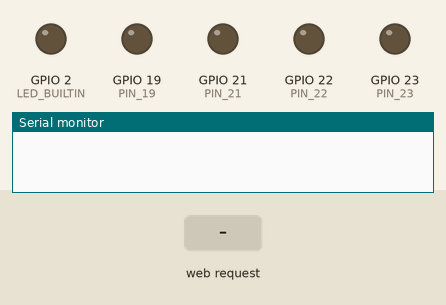
Simulated run of this program. Board: ESP32. Shown: output pins drawn as LEDs (lit = HIGH), the last lines printed to the serial monitor. Dashed ring = blinking. Inputs (shaded band) come from the test bench. Storage starts empty.

Above: at 1.2 s.
1.3 s: HTTP request GET /flash received
At 1.55 s:
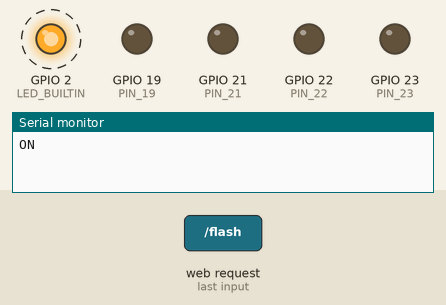
4.3 s: HTTP request GET /toggle21 received
At 4.7 s:
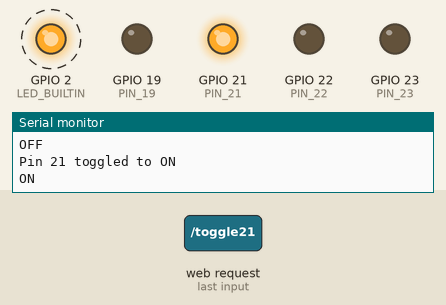
7.3 s: HTTP request GET /toggle22 received
At 7.7 s:
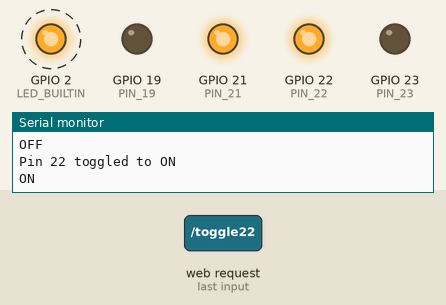
10.3 s: HTTP request GET /toggle21?value=1&state=1 received
At 10.7 s:
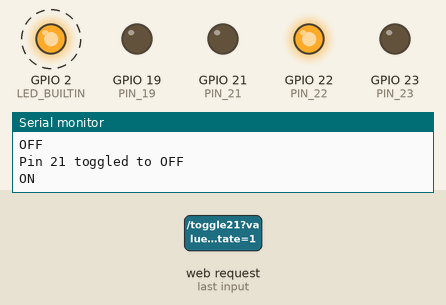
13.3 s: HTTP request GET /toggle19 received
At 13.7 s:
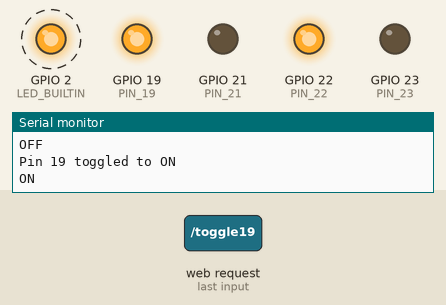
16.3 s: HTTP request GET /toggle23 received
At 16.7 s:
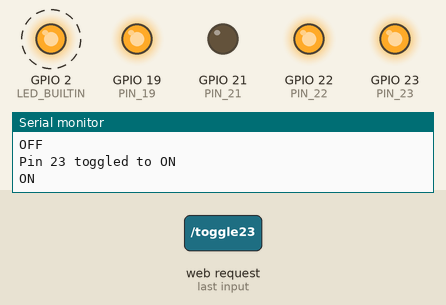
Timing chart, 0 to 20.3 s (numbered marks = the images above; inputs shaded):
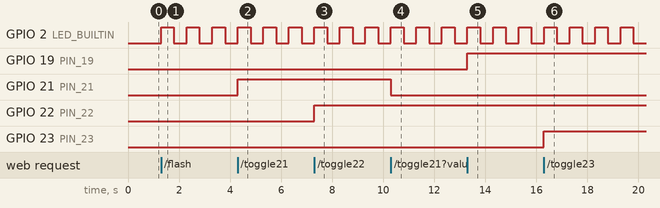

Measured:
- after the input at 1.3 s, GPIO 2 (LED_BUILTIN): alternates HIGH for 0.50 s and LOW for 0.50 s, starting at once
- after the input at 4.3 s, GPIO 21 (PIN_21): LOW → HIGH at once
- after the input at 7.3 s, GPIO 22 (PIN_22): LOW → HIGH at once
- after the input at 10.3 s, GPIO 21 (PIN_21): HIGH → LOW at once
- after the input at 13.3 s, GPIO 19 (PIN_19): LOW → HIGH at once
- after the input at 16.3 s, GPIO 23 (PIN_23): LOW → HIGH at once

The program:

main.cpp
```cpp
#include <WiFi.h>
#include <WebServer.h>
#include <SPIFFS.h>


#define PIN_21 21
#define PIN_22 22
#define PIN_19 19
#define PIN_23 23

bool pin21State = false;
bool pin22State = false;
bool pin19State = false;
bool pin23State = false;

const char *ssid = "ESP32-LED";
const char *password = "12345678";

WebServer server(80);
bool ledState = false;
bool flashing = false;
unsigned long flashDelay = 500;
unsigned long lastFlash = 0;

void handleRoot()
{
  server.send(200, "text/html", "<html><head><meta http-equiv='refresh' content='0; url=/web/index.html'></head></html>");
}

void handleToggle()
{
  flashing = false;
  ledState = !ledState;
  digitalWrite(LED_BUILTIN, ledState);
  Serial.println(ledState ? "ON" : "OFF");
  server.send(200, "application/json", String("{\"led\":") + (ledState ? "true" : "false") + "}");
}

void handleTogglePin21()
{
  pin21State = !pin21State;
  digitalWrite(PIN_21, pin21State);
  Serial.printf("Pin 21 toggled to %s\n", pin21State ? "ON" : "OFF");
  server.send(200, "application/json", String("{\"state\":") + (pin21State ? "true" : "false") + "}");
}

void handleTogglePin22()
{
  pin22State = !pin22State;
  digitalWrite(PIN_22, pin22State);
  Serial.printf("Pin 22 toggled to %s\n", pin22State ? "ON" : "OFF");
  server.send(200, "application/json", String("{\"state\":") + (pin22State ? "true" : "false") + "}");
}

void handleTogglePin19()
{
  pin19State = !pin19State;
  digitalWrite(PIN_19, pin19State);
  Serial.printf("Pin 19 toggled to %s\n", pin19State ? "ON" : "OFF");
  server.send(200, "application/json", String("{\"state\":") + (pin19State ? "true" : "false") + "}");
}

void handleTogglePin23()
{
  pin23State = !pin23State;
  digitalWrite(PIN_23, pin23State);
  Serial.printf("Pin 23 toggled to %s\n", pin23State ? "ON" : "OFF");
  server.send(200, "application/json", String("{\"state\":") + (pin23State ? "true" : "false") + "}");
}

void handleFlash()
{
  flashing = true;
  if (server.hasArg("value"))
  {
    flashDelay = server.arg("value").toInt();
    if (flashDelay < 100)
      flashDelay = 100;
  }
  server.send(200, "application/json", String("{\"led\":") + (ledState ? "true" : "false") + "}");
}

void handleState()
{
  server.send(200, "application/json", String("{\"led\":") + (ledState ? "true" : "false") + "}");
}

void handleHold()
{
  if (server.hasArg("state")) {
    flashing = false;
    ledState = (server.arg("state") == "true");
    digitalWrite(LED_BUILTIN, ledState);
    Serial.printf("LED held %s\n", ledState ? "ON" : "OFF");
    server.send(200, "application/json", String("{\"led\":") + (ledState ? "true" : "false") + "}");
  }
}

void setup()
{
  Serial.begin(115200);
  pinMode(LED_BUILTIN, OUTPUT);
  pinMode(PIN_21, OUTPUT);
  pinMode(PIN_22, OUTPUT);
  pinMode(PIN_19, OUTPUT);
  pinMode(PIN_23, OUTPUT);
  digitalWrite(LED_BUILTIN, LOW);
  digitalWrite(PIN_21, LOW);
  digitalWrite(PIN_22, LOW);
  digitalWrite(PIN_19, LOW);
  digitalWrite(PIN_23, LOW);
  WiFi.softAP(ssid, password);
  server.on("/", handleRoot);
  server.on("/toggle", handleToggle);
  server.on("/flash", handleFlash);
  server.on("/state", handleState);
  server.on("/hold", handleHold);
  server.on("/toggle21", handleTogglePin21);
  server.on("/toggle22", handleTogglePin22);
  server.on("/toggle19", handleTogglePin19);
  server.on("/toggle23", handleTogglePin23);
  server.serveStatic("/web/", SPIFFS, "/web/");
  SPIFFS.begin(true);
  server.begin();
}

void loop()
{
  server.handleClient();
  if (flashing)
  {
    unsigned long now = millis();
    if (now - lastFlash >= flashDelay)
    {
      ledState = !ledState;
      digitalWrite(LED_BUILTIN, ledState);
      Serial.println(ledState ? "ON" : "OFF");
      lastFlash = now;
    }
  }
}
```
